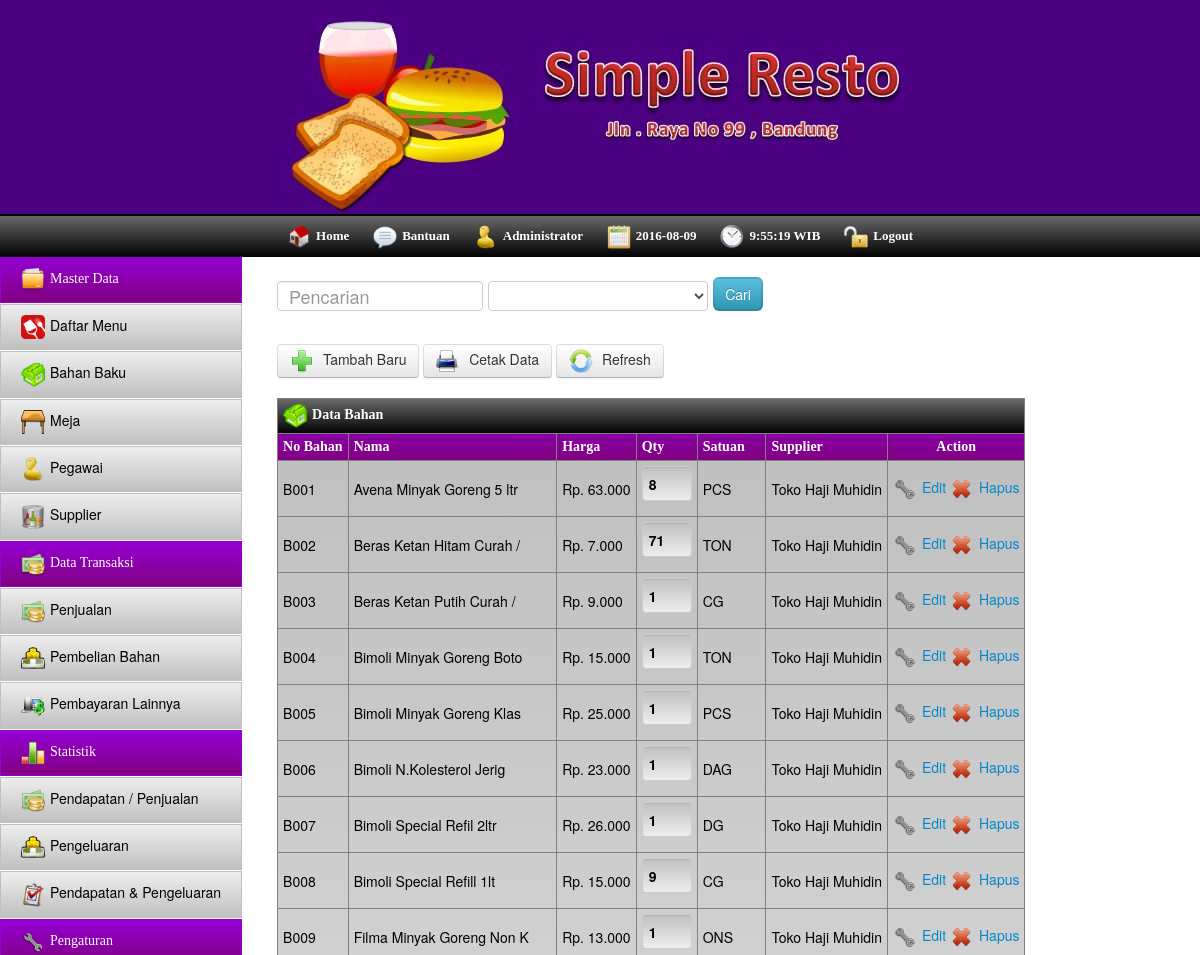
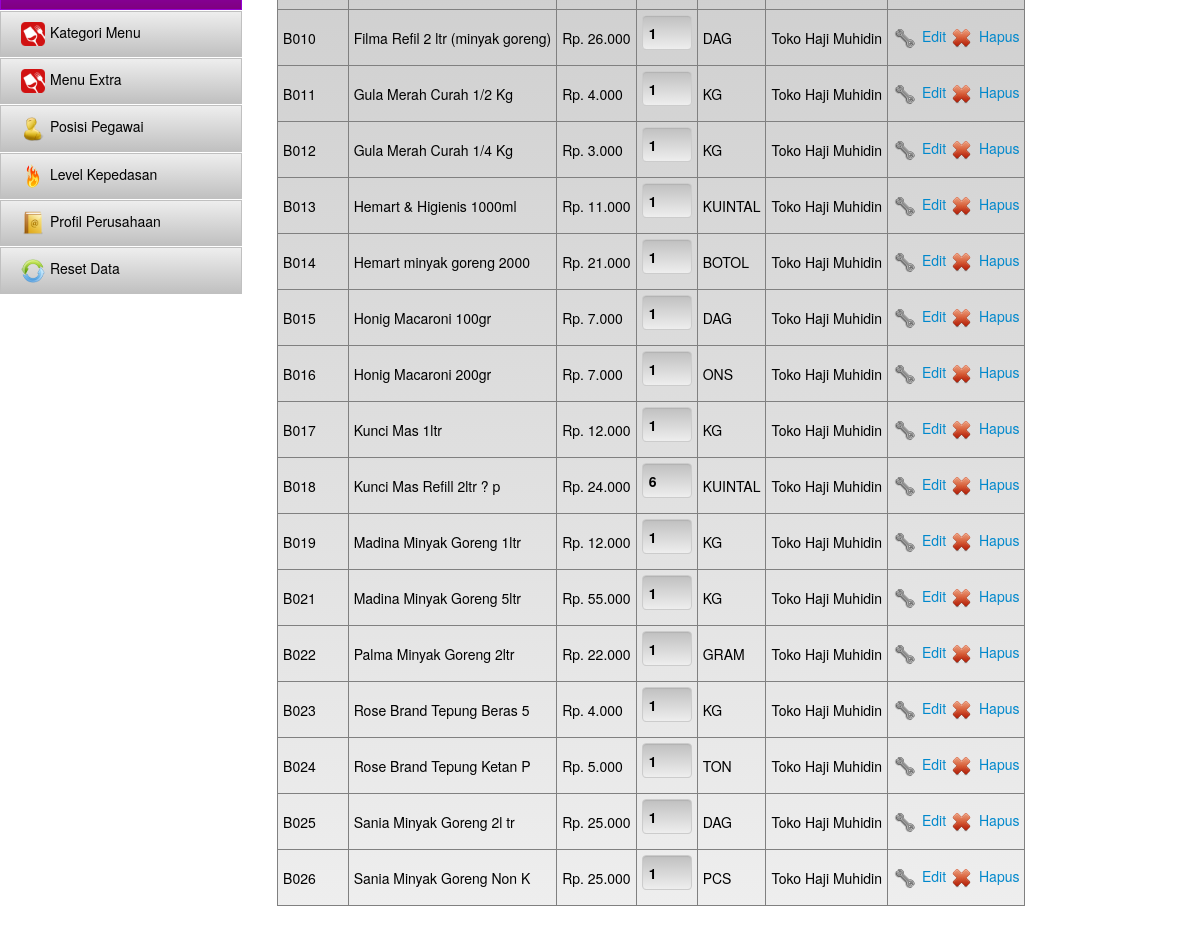
Screenshot of /index.php/bahan with the database file from the repository (2 pictures, top to bottom).
### tables this page shows
CREATE TABLE IF NOT EXISTS `bahan` (
  `no_bahan` char(4) NOT NULL,
  `nama` varchar(50) NOT NULL,
  `harga` int(11) NOT NULL,
  `stok` int(11) NOT NULL,
  `satuan` varchar(10) NOT NULL,
  `supplier` varchar(25) NOT NULL,
  PRIMARY KEY (`no_bahan`)
);

### application/controllers/bahan.php (called while the page is built, shortened)
<?php if ( ! defined('BASEPATH')) exit('No direct script access allowed');
class Bahan extends CI_Controller{
	function __Construct(){
		$this->load->library('pagination');
		$this->load->Model('Model_bahan');
		$this->load->helper('form');
	}
	function index(){
		$config = array();
        $config["base_url"] = base_url() . "index.php/bahan/page";
        $config["total_rows"] = $this->Model_bahan->CountData();
        $config["per_page"] =  $this->Model_bahan->CountData();
        $config["uri_segment"] = 3;
		$config['first_link'] = 'Pertama';
		$config['last_link'] = 'Terakhir';
        $this->pagination->initialize($config);
        $page = ($this->uri->segment(3)) ? $this->uri->segment(3) : 0;
		$data = array(
			'title'=>'Data Bahan',
			'data'=>$this->Model_bahan->ReadData($config["per_page"], $page),
			'links'=>$this->pagination->create_links(),
			'page'=>$page,
			'totaldata'=>$this->Model_bahan->CountData()
		);
		$this->load->view('view_bahan',$data);
	}
}

### index.php (called while the page is built, shortened)
<?php
require_once BASEPATH.'core/CodeIgniter.php';

### application/models/model_bahan.php (called while the page is built, shortened)
<?php if ( ! defined('BASEPATH')) exit('No direct script access allowed');
class Model_bahan extends CI_Controller{
	function CountData(){
		 return $this->db->count_all('bahan');
	}
	function ReadData($limit, $start) {
        $this->db->limit($limit, $start);
		$this->db->order_by("no_bahan", "asc");
        $query = $this->db->get('bahan');
        if ($query->num_rows() > 0) {
            foreach ($query->result() as $row) {
                $data[] = $row;
            }
            return $data;
        }
        return false;
   }
}

### application/views/view_bahan.php (the view, shortened to what this page needs)
<html>
	<head>
		<?php include "com_library.php";?>
	</head>
	<body>
		<?php include "com_header.php"; ?>
		<?php include "com_toolbar.php"; ?>
		<div id="container">
			<?php include "com_navigasi.php";?>
			<div id="content">
				<div class="pencarian">
					<form class="form_cari" action="<?php echo base_url('index.php/bahan/Search');?>">
						<span><input type="text" id="txtcari" name="txtcari" placeholder=" Pencarian" required/></span>
						<span><select id="cari" name="cari" required></select></span>
						<span><input type="submit" value="Cari" class="btn-info"/></span>
					</form>
				</div>
				<div id="button_list">
					<a href="javascript:void(0)" id="tambah" class="btn"><img src="<?php echo base_url();?>assets/img/tambah.png" class="icon"/> Tambah Baru</a>
					<a href="javascript:void(0)" id="cetak" class="btn"><img src="<?php echo base_url();?>assets/img/Print.png" class="icon"/> Cetak Data</a>
					<a href="javascript:void(0)" id="refresh" class="btn"><img src="<?php echo base_url();?>assets/img/update.png" class="icon"/> Refresh</a>
				</div>
				<div class="table_data">
					<table cellpadding="5" border="1">
						<thead>
							<tr class="tr_title">
								<th colspan="7"><img src="<?php echo base_url();?>assets/img/bahan.png" class="icon"/><?php echo $title;?></th>
							</tr>
							<tr>
								<th>No Bahan</th>
								<th>Nama</th>
								<th>Harga</th>
								<th>Qty</th>
								<th>Satuan</th>
								<th>Supplier</th>
								<th align='center'>Action</th>
							</tr>
						</thead>
						<tbody>
						<?php if($data){
							$no = $page+1;
							foreach($data as $data){
						?>
							<tr>
								<td><?php echo $data->no_bahan;?></td>
								<td><?php echo $data->nama;?></td>
								<td><?php echo Format($data->harga);?></td>
								<td><input type="number" id="<?php echo $data->no_bahan;?>" class="stok" value="<?php echo $data->stok;?>" /></td>
								<td><?php echo $data->satuan;?></td>
								<td><?php echo $data->supplier;?></td>
								<td>
									<a href="javascript:void(0)" class="edit" id="<?php echo $data->no_bahan;?>"><img src="<?php echo base_url();?>assets/img/fix.png" class="icon"/>Edit</a>
									<a href="javascript:void(0)" class="hapus" id="<?php echo $data->no_bahan;?>"><img src="<?php echo base_url();?>assets/img/hapus.png" class="icon"/>Hapus</a>
								</td>
							</tr>
						<?php $no++; } } ?>
						</tbody>
					</table>
				</div>
			</div>
		</div>
	</body>
</html>

### application/views/com_library.php (shortened to what this page needs)
<?php
function Format($harga){
	return "Rp. ".number_format($harga,0,"",".");
}
?>
<link rel="stylesheet" type="text/css" href="<?php echo base_url();?>assets/css/bootstrap.css"/>
<link rel="stylesheet" href="<?php echo base_url();?>assets/themes/eggplant/jquery-ui.css">
<link rel="stylesheet" type="text/css" href="<?php echo base_url();?>assets/css/jquery.jqplot.min.css"/>
<link rel="stylesheet" type="text/css" href="<?php echo base_url();?>assets/css/style.css"/>

### application/views/com_header.php (shortened to what this page needs)
<div id="header">
	<div class="logo">
		<img src="<?php echo base_url('assets/img/header_bg.jpg');?>"/>
	</div>
</div>

### application/views/com_toolbar.php
<div id="toolbar">
	<ul>
		<li><a href="<?php echo base_url('index.php/home');?>"><img src="<?php echo base_url();?>assets/img/home.png" class="icon"/>Home</a></li>
		<li><a href="javascript:void(0)"><img src="<?php echo base_url();?>assets/img/chat.png" class="icon"/>Bantuan</a></li>
		<li><a href="javascript:void(0)"><img src="<?php echo base_url();?>assets/img/admin.png" class="icon"/>Administrator</a></li>
		<li><a href="javascript:void(0)"><img src="<?php echo base_url();?>assets/img/Calender.png" class="icon"/><span class="tanggal">Tanggal</span></a></li>
		<li><a href="javascript:void(0)"><img src="<?php echo base_url();?>assets/img/time.png" class="icon"/><span class="waktu">Waktu</span> WIB</a></li>
		<li><a href="<?php echo base_url('index.php/admin/logout');?>"><img src="<?php echo base_url();?>assets/img/unlock.png" class="icon"/>Logout</a></li>
	</ul>
</div>

### application/views/com_navigasi.php
<div id="navigasi">
				<ul>
					<a href="javascript:void(0)"><li class="title"><span><img src="<?php echo base_url();?>assets/img/folder_with_file.png" class="icon"/>Master Data</span></li></a>
					<a href="<?php echo base_url('menu');?>"><li><span><img src="<?php echo base_url();?>assets/img/menu.png" class="icon"/>Daftar Menu</span></li></a>
					<a href="<?php echo base_url('bahan');?>"><li><span><img src="<?php echo base_url();?>assets/img/bahan.png" class="icon"/>Bahan Baku</span></li></a>
					<a href="<?php echo base_url('meja');?>"><li><span><img src="<?php echo base_url();?>assets/img/meja.png" class="icon"/>Meja</span></li></a>
					<a href="<?php echo base_url('pegawai');?>"><li><span><img src="<?php echo base_url();?>assets/img/admin.png" class="icon"/>Pegawai</span></li></a>
					<a href="<?php echo base_url('supplier');?>"><li><span><img src="<?php echo base_url();?>assets/img/icon.ingr-database.png" class="icon"/>Supplier</span></li></a>
				</ul>
				<ul>
					<a href="javascript:void(0)"><li class="title"><span><img src="<?php echo base_url();?>assets/img/Cash.png" class="icon"/>Data Transaksi</span></li></a>
					<a href="<?php echo base_url('penjualan');?>"><li><span><img src="<?php echo base_url();?>assets/img/Cash.png" class="icon"/>Penjualan</span></li></a>
					<a href="<?php echo base_url('pembelian');?>"><li><span><img src="<?php echo base_url();?>assets/img/Pembayaran.png" class="icon"/>Pembelian Bahan</span></li></a>
					<a href="<?php echo base_url('pembayaran');?>"><li><span><img src="<?php echo base_url();?>assets/img/Commerce_1.png" class="icon"/>Pembayaran Lainnya</span></li></a>
				</ul>
				<ul>
					<a href="javascript:void(0)"><li class="title"><span><img src="<?php echo base_url();?>assets/img/Chart.png" class="icon"/>Statistik</span></li></a>
					<a href="<?php echo base_url('chart/penjualan');?>"><li><span><img src="<?php echo base_url();?>assets/img/Cash.png" class="icon"/>Pendapatan / Penjualan</span></li></a>
					<a href="<?php echo base_url('chart/pengeluaran');?>"><li><span><img src="<?php echo base_url();?>assets/img/Pembayaran.png" class="icon"/>Pengeluaran</span></li></a>
					<a href="<?php echo base_url('chart/labarugi');?>"><li><span><img src="<?php echo base_url();?>assets/img/15194618.png" class="icon"/>Pendapatan & Pengeluaran</span></li></a>
				</ul>
				<ul>
					<a href="javascript:void(0)"><li class="title"><span><img src="<?php echo base_url();?>assets/img/Fix.png" class="icon"/>Pengaturan</span></li></a>
					<a href="<?php echo base_url('kategori');?>"><li><span><img src="<?php echo base_url();?>assets/img/menu.png" class="icon"/>Kategori Menu</span></li></a>
					<a href="<?php echo base_url('extra');?>"><li><span><img src="<?php echo base_url();?>assets/img/menu.png" class="icon"/>Menu Extra</span></li></a>
					<a href="<?php echo base_url('posisi');?>"><li><span><img src="<?php echo base_url();?>assets/img/admin.png" class="icon"/>Posisi Pegawai</span></li></a>
					<a href="<?php echo base_url('pedas');?>"><li><span><img src="<?php echo base_url();?>assets/img/fire.png" class="icon"/>Level Kepedasan</span></li></a>
					<a href="<?php echo base_url('profil');?>"><li><span><img src="<?php echo base_url();?>assets/img/contact.png" class="icon"/>Profil Perusahaan</span></li></a>
					<a href="javascript:void(0)" id="do_reset"><li><span><img src="<?php echo base_url();?>assets/img/update.png" class="icon"/>Reset Data</span></li></a>
				</ul>
			</div>

### assets/css/style.css (style rules this page uses)
body { margin: 0; }
.icon { width: 24px; height: 24px; border: 0; vertical-align: middle; margin-right: 5px; }
#header { background-color: #4B0082; border-bottom: 2px solid #000; }
#header .logo { text-align: center; }
#toolbar { background: linear-gradient(#696969, #000); text-align: center; }
#toolbar ul { margin: 0; padding: 8px 0px; list-style: none; }
#toolbar ul li { display: inline; }
#toolbar ul li a { display: inline; text-decoration: none; font-family: Comic Sans MS; font-size: 13px; font-weight: bold; padding: 10px; color: #fff }
#container { overflow: auto; width: 100%; margin-bottom: 20px; }
#container #navigasi { float: left; margin-right: 15px; }
#container #navigasi ul { list-style-type: none; padding: 0; margin: 0; }
#container #navigasi ul .title { background: linear-gradient(#9400D3, #800080); color: #fff; border: 1px solid #9400D3; font-family: Comic Sans MS; }
#container #navigasi ul li { text-align: left; padding: 10px 20px 10px 20px; background: linear-gradient(#eee,silver); margin-bottom: 1px; -webkit-transition:background 500ms ease-in-out; -moz-transition:background 500ms ease-in-out; -ms-transition:background 500ms ease-in-out; -o-transition:background 500ms ease-in-out; color: #000; border: 1px solid silver; }
#container #navigasi a { text-decoration: none; color: #800080; }
#content { overflow: auto; }
#content .pencarian { margin: 20px 0px 20px 20px; font-size: 18px; }
#content .pencarian #txtcari { height: 30px; font-size: 18px; }
#content .pencarian input[type='submit'] { margin-bottom: 13px; padding: 5px 10px 5px 10px; border-radius: 6px; }
#content .table_data { margin: 20px 0px 20px 20px; }
#content .table_data table thead, .table_detail thead, .table_detail tfoot { background: linear-gradient(#9400D3, #800080); color: #fff; font-family: Comic Sans MS; font-weight: none; font-size: 14px; cursor: pointer; text-align: left; }
#content .table_data table thead .tr_title { background: linear-gradient(#696969, #000); color: #fff; }
#content .table_data tbody, .table_detail tbody { background: linear-gradient(silver,#eee); color: #000; font-size: 14px; }
#content .table_data a { text-decoration: none; font-size: 14px; }
#content #button_list { margin-left: 20px; margin-bottom: 10px; }

### rows the page displays
bahan: no_bahan "B001", nama "Avena Minyak Goreng 5 ltr", harga "Rp. 63.000", stok "8", satuan "PCS", supplier "Toko Haji Muhidin"
bahan: no_bahan "B002", nama "Beras Ketan Hitam Curah /", harga "Rp. 7.000", stok "71", satuan "TON", supplier "Toko Haji Muhidin"
bahan: no_bahan "B003", nama "Beras Ketan Putih Curah /", harga "Rp. 9.000", stok "1", satuan "CG", supplier "Toko Haji Muhidin"
bahan: no_bahan "B004", nama "Bimoli Minyak Goreng Boto", harga "Rp. 15.000", stok "1", satuan "TON", supplier "Toko Haji Muhidin"
bahan: no_bahan "B005", nama "Bimoli Minyak Goreng Klas", harga "Rp. 25.000", stok "1", satuan "PCS", supplier "Toko Haji Muhidin"
bahan: no_bahan "B006", nama "Bimoli N.Kolesterol Jerig", harga "Rp. 23.000", stok "1", satuan "DAG", supplier "Toko Haji Muhidin"
bahan: no_bahan "B007", nama "Bimoli Special Refil 2ltr", harga "Rp. 26.000", stok "1", satuan "DG", supplier "Toko Haji Muhidin"
bahan: no_bahan "B008", nama "Bimoli Special Refill 1lt", harga "Rp. 15.000", stok "9", satuan "CG", supplier "Toko Haji Muhidin"
bahan: no_bahan "B009", nama "Filma Minyak Goreng Non K", harga "Rp. 13.000", stok "1", satuan "ONS", supplier "Toko Haji Muhidin"
bahan: no_bahan "B010", nama "Filma Refil 2 ltr (minyak goreng)", harga "Rp. 26.000", stok "1", satuan "DAG", supplier "Toko Haji Muhidin"
bahan: no_bahan "B011", nama "Gula Merah Curah 1/2 Kg", harga "Rp. 4.000", stok "1", satuan "KG", supplier "Toko Haji Muhidin"
bahan: no_bahan "B012", nama "Gula Merah Curah 1/4 Kg", harga "Rp. 3.000", stok "1", satuan "KG", supplier "Toko Haji Muhidin"
bahan: no_bahan "B013", nama "Hemart & Higienis 1000ml", harga "Rp. 11.000", stok "1", satuan "KUINTAL", supplier "Toko Haji Muhidin"
bahan: no_bahan "B014", nama "Hemart minyak goreng 2000", harga "Rp. 21.000", stok "1", satuan "BOTOL", supplier "Toko Haji Muhidin"
bahan: no_bahan "B015", nama "Honig Macaroni 100gr", harga "Rp. 7.000", stok "1", satuan "DAG", supplier "Toko Haji Muhidin"
bahan: no_bahan "B016", nama "Honig Macaroni 200gr", harga "Rp. 7.000", stok "1", satuan "ONS", supplier "Toko Haji Muhidin"
bahan: no_bahan "B017", nama "Kunci Mas 1ltr", harga "Rp. 12.000", stok "1", satuan "KG", supplier "Toko Haji Muhidin"
bahan: no_bahan "B018", nama "Kunci Mas Refill 2ltr ? p", harga "Rp. 24.000", stok "6", satuan "KUINTAL", supplier "Toko Haji Muhidin"
bahan: no_bahan "B019", nama "Madina Minyak Goreng 1ltr", harga "Rp. 12.000", stok "1", satuan "KG", supplier "Toko Haji Muhidin"
bahan: no_bahan "B021", nama "Madina Minyak Goreng 5ltr", harga "Rp. 55.000", stok "1", satuan "KG", supplier "Toko Haji Muhidin"
bahan: no_bahan "B022", nama "Palma Minyak Goreng 2ltr", harga "Rp. 22.000", stok "1", satuan "GRAM", supplier "Toko Haji Muhidin"
bahan: no_bahan "B023", nama "Rose Brand Tepung Beras 5", harga "Rp. 4.000", stok "1", satuan "KG", supplier "Toko Haji Muhidin"
bahan: no_bahan "B024", nama "Rose Brand Tepung Ketan P", harga "Rp. 5.000", stok "1", satuan "TON", supplier "Toko Haji Muhidin"
bahan: no_bahan "B025", nama "Sania Minyak Goreng 2l tr", harga "Rp. 25.000", stok "1", satuan "DAG", supplier "Toko Haji Muhidin"
bahan: no_bahan "B026", nama "Sania Minyak Goreng Non K", harga "Rp. 25.000", stok "1", satuan "PCS", supplier "Toko Haji Muhidin"

### other values shown
$title "Data Bahan"
